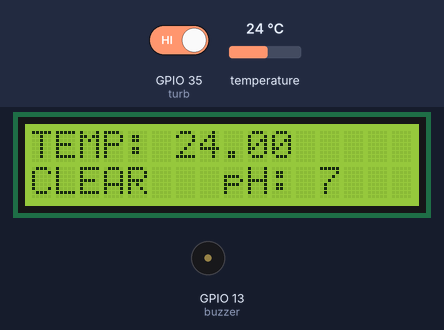
This sketch was run on a simulated ESP32. On the bench: 16×2 character LCD, buzzer (waves = sounding, pin HIGH). The test bench sets the inputs (shaded band); at power-on: GPIO 35 (turb) HIGH, temperature 24 °C. WiFi joins after 1.5 s; servers stay silent unless stated; random numbers use the default seed unless the sketch sets one.

Above: at 7.0 s.
7.1 s: GPIO 35 (turb) driven LOW
At 8.8 s:
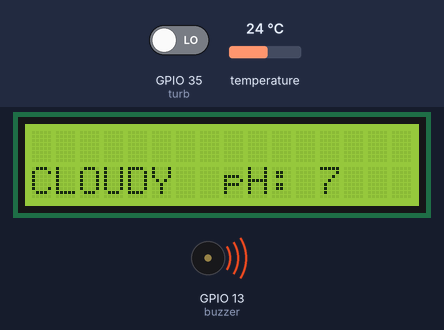
12.7 s: temperature set to 39.3 °C
At 15.4 s:
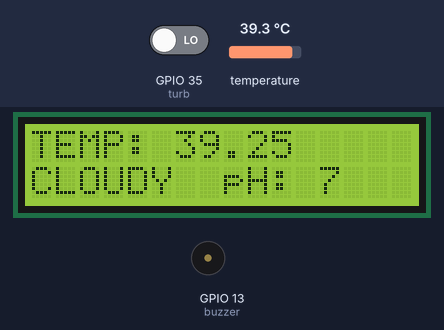
17.4 s: temperature set to 40.8 °C
At 21.0 s:
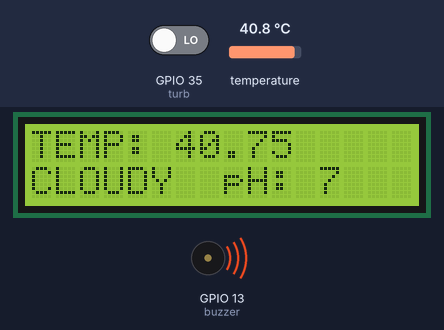
23.0 s: GPIO 35 (turb) driven HIGH
At 24.0 s:
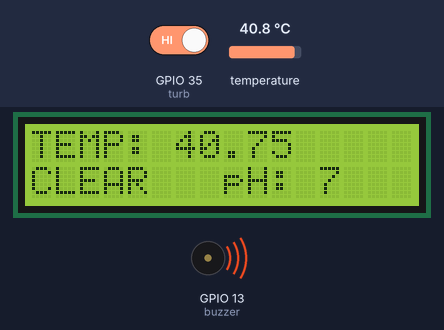
28.5 s: temperature set to 12 °C
At 29.6 s:
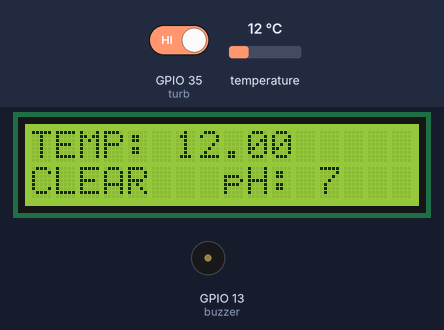
Timing chart, 0 to 31.5 s (numbered marks = the images above; inputs shaded):
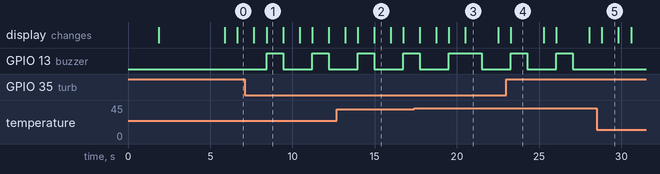

The sketch:

water_quality_monitoring.ino
```cpp
#define BLYNK_TEMPLATE_ID "TMPL3GEJ3mVFA"
#define BLYNK_TEMPLATE_NAME "prakriti"
#define BLYNK_AUTH_TOKEN "f40aee82A802nT_fVYQ6TfPA22G3oSHr"

#include <WiFi.h>

#include <WiFiClient.h>

#include <BlynkSimpleEsp32.h>

char auth[] = BLYNK_AUTH_TOKEN;

char ssid[] = "project";

char pass[] = "123456789";

#include <DallasTemperature.h>
#include <OneWire.h>
#define ONE_WIRE_BUS 23
OneWire oneWire(ONE_WIRE_BUS);
DallasTemperature mufa(&oneWire);
float celcius = 0;

#include <LiquidCrystal.h>
LiquidCrystal lcd(14, 27, 26, 25, 33, 32);

int turb = 35;
int buzzer = 13;
int ph = 34;
int tv, pv;

void setup() {
  Blynk.begin(auth, ssid, pass);
  lcd.begin(16, 2);
  pinMode(buzzer, OUTPUT);
  pinMode(turb, INPUT);
  pinMode(ph, INPUT);
  mufa.begin();
  lcd.setCursor(0, 0);
  lcd.print("IOT WATER QUALTY");
  lcd.setCursor(0, 1);
  lcd.print("MONITORING      ");
  delay(4000);
  lcd.clear();
}

void loop() {
  lcd.clear();
  mufa.requestTemperatures();
  celcius = mufa.getTempCByIndex(0);
  pv = random(7, 8);
  lcd.setCursor(8, 1);
  lcd.print("pH: ");
  lcd.print(pv);
  if (digitalRead(turb) == LOW) {
    lcd.setCursor(0, 1);
    lcd.print("CLOUDY  ");
    tv = random(77, 88);
    digitalWrite(buzzer, HIGH);
    delay(1000);
    digitalWrite(buzzer, LOW);
  } else {
    lcd.setCursor(0, 1);
    lcd.print("CLEAR   ");
    tv = 0;
  }
  lcd.setCursor(0, 0);
  lcd.print("TEMP: ");
  lcd.print(celcius);
  if (celcius > 40) {
    digitalWrite(buzzer, HIGH);
    delay(1000);
    digitalWrite(buzzer, LOW);
  }
  Blynk.virtualWrite(V1, celcius);
  Blynk.virtualWrite(V2, tv);
  Blynk.virtualWrite(V3, pv);
  Blynk.run();
  delay(1000);
}
```

Measured:
- the behaviour switches between 40 and 40.1 °C on temperature (found by bisection; images 2 and 3)
- after the input at 7.1 s, GPIO 13 (buzzer): alternates HIGH for 1.0 s and LOW for 1.8 s, starting after 1.3 s
- what the display in image 1 shows lasts 1.0 s, from 8.4 s to 9.4 s
- what the display in image 3 shows lasts 2.0 s, from 20.5 s to 22.5 s
